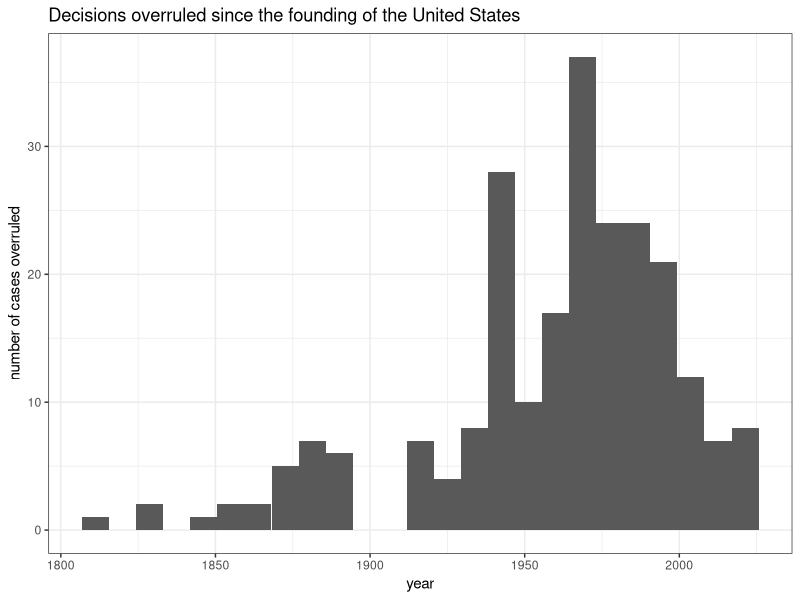
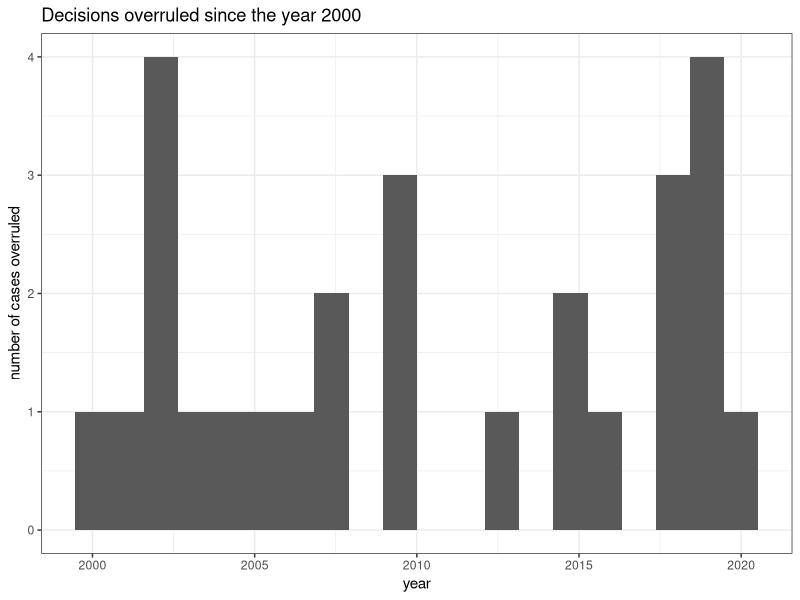

These charts were generated, in order, by the following R code:
## ---- chunk 1
knitr::opts_chunk$set(echo = TRUE)
library(data.table)
library(stringr)
library(ggplot2)
## ---- chunk 2
dt <- fread("Table of Supreme Court Decisions Overruled by Subsequent Decisions Resources Constitution Annotated Congress.gov Library of Congress.csv")
setnames(dt, c("id", "overruling_decision", "year_of_overruling_decision", "overruled_decision", "years_of_overruled_decisions"))
head(dt)
## ---- chunk 3
dt[, years_of_overruled_decisions := lapply(str_extract_all(years_of_overruled_decisions, "\\d{4}"), as.numeric)]
## ---- chunk 4
dt[, overruling_decision := str_replace_all(overruling_decision, "â€™", "'")]
dt[, overruled_decision := str_replace_all(overruled_decision, "â€™", "'")]
## ---- chunk 5
ggplot(data = dt, aes(year_of_overruling_decision)) +
  geom_histogram(bins = 25) +
  ggtitle("Decisions overruled since the founding of the United States") +
  xlab("year") +
  ylab("number of cases overruled") +
  theme_bw()
## ---- chunk 6
dt[year_of_overruling_decision >= 1935 & year_of_overruling_decision <= 1945, overruling_decision]
## ---- chunk 7
dt[year_of_overruling_decision >= 1965 & year_of_overruling_decision <= 1975, overruling_decision]
## ---- chunk 8
ggplot(data = dt[year_of_overruling_decision >= 2000, ], aes(year_of_overruling_decision)) +
  geom_histogram(bins = 20) +
  ggtitle("Decisions overruled since the year 2000") +
  xlab("year") +
  ylab("number of cases overruled") +
  theme_bw()
dt[year_of_overruling_decision >= 2000, .N, by = year_of_overruling_decision][, sum(N)]
## ---- chunk 9
dt[, max_standing_years := year_of_overruling_decision - vapply(years_of_overruled_decisions, min, numeric(1))]
dt[which.max(max_standing_years), ]
## ---- chunk 10
dt[, min_standing_years := year_of_overruling_decision - vapply(years_of_overruled_decisions, max, numeric(1))]
dt[which.min(min_standing_years), ]
